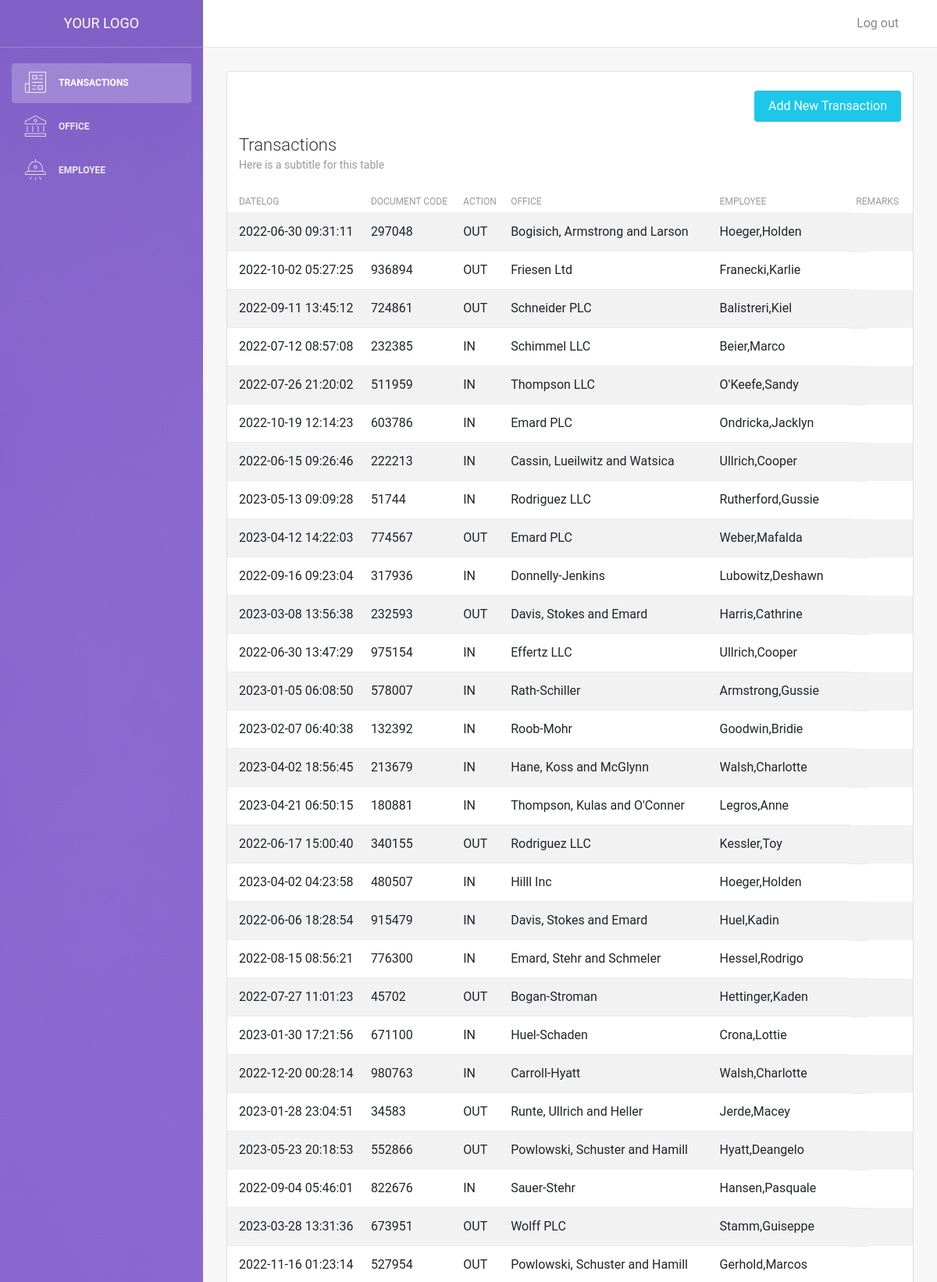
/transaction.php (upper part), run on the app's committed database.
### tables this page shows
CREATE TABLE `transaction` (
  `id` int(11) NOT NULL,
  `employee_id` int(11) DEFAULT NULL,
  `office_id` int(11) DEFAULT NULL,
  `datelog` datetime DEFAULT current_timestamp(),
  `action` enum('IN','OUT','COMPLETE') DEFAULT NULL,
  `remarks` varchar(100) DEFAULT NULL,
  `documentcode` varchar(45) NOT NULL
);

CREATE TABLE `office` (
  `id` int(11) NOT NULL,
  `name` varchar(45) NOT NULL,
  `contactnum` varchar(45) DEFAULT NULL,
  `email` varchar(45) DEFAULT NULL,
  `address` text DEFAULT NULL,
  `city` varchar(45) DEFAULT NULL,
  `country` varchar(45) DEFAULT NULL,
  `postal` int(11) DEFAULT NULL
);

### transaction.php (the view, shortened to what this page needs)
<!DOCTYPE html>
<html lang="en">
<head>
    <link rel="stylesheet" href="https://maxcdn.bootstrapcdn.com/font-awesome/latest/css/font-awesome.min.css" />
    <link href="assets/css/bootstrap.min.css" rel="stylesheet" />
    <link href="assets/css/light-bootstrap-dashboard.css?v=2.0.0 " rel="stylesheet" />
    <link href="assets/css/demo.css" rel="stylesheet" />
</head>
<body>
<?php
    require('config/db.php');
    $query = 'SELECT transaction.datelog, transaction.documentcode, transaction.action, office.name as office_name, CONCAT(employee.lastname, ",", employee.firstname) as employee_fullname FROM recordapp_db.employee, recordapp_db.office, recordapp_db.transaction
    WHERE transaction.employee_id = employee.id and transaction.office_id = office.id';
    $result = mysqli_query($conn, $query);
    $transactions = mysqli_fetch_all($result, MYSQLI_ASSOC);
?>
    <div class="wrapper">
        <div class="sidebar" data-image="../assets/img/sidebar-5.jpg">
            <div class="sidebar-wrapper">
            <?php include('includes/sidebar.php'); ?>
            </div>
        </div>
        <div class="main-panel">
        <?php include('includes/navbar.php'); ?>
            <div class="content">
                <div class="container-fluid">
                    <div class="row">
                        <div class="col-md-12">
                            <div class="card strpied-tabled-with-hover">
                            <br/>
                                <div class = "col-md-12">
                                    <a href="/transaction-add.php">
                                        <button type="submit" class="btn btn-info btn-fill pull-right">Add New Transaction</button>
                                    </a>
                                </div>
                                <div class="card-header ">
                                    <h4 class="card-title">Transactions</h4>
                                    <p class="card-category">Here is a subtitle for this table</p>
                                </div>
                                <div class="card-body table-full-width table-responsive">
                                    <table class="table table-hover table-striped">
                                        <thead>
                                            <th>Datelog</th>
                                            <th>Document Code</th>
                                            <th>Action</th>
                                            <th>Office</th>
                                            <th>Employee</th>
                                            <th>Remarks</th>
                                        </thead>
                                        <tbody>
                                            <?php foreach($transactions as $transaction) : ?>
                                            <tr>
                                                <td><?php echo $transaction['datelog']; ?></td>
                                                <td><?php echo $transaction['documentcode']; ?></td>
                                                <td><?php echo $transaction['action']; ?></td>
                                                <td><?php echo $transaction['office_name']; ?></td>
                                                <td><?php echo $transaction['employee_fullname']; ?></td>
                                                <td><?php echo $transaction['remarks']; ?></td>
                                            </tr>
                                            <?php endforeach ?>
                                        </tbody>
                                    </table>
                                </div>
                            </div>
                        </div>
                    </div>
                </div>
            </div>
        </div>
    </div>
</body>
</html>

### data on the page
transaction: datelog "2022-06-30 09:31:11", documentcode "297048", action "OUT", office.name "Bogisich, Armstrong and Larson", employee_fullname "Hoeger,Holden"
transaction: datelog "2022-10-02 05:27:25", documentcode "936894", action "OUT", office.name "Friesen Ltd", employee_fullname "Franecki,Karlie"
transaction: datelog "2022-09-11 13:45:12", documentcode "724861", action "OUT", office.name "Schneider PLC", employee_fullname "Balistreri,Kiel"
transaction: datelog "2022-07-12 08:57:08", documentcode "232385", action "IN", office.name "Schimmel LLC", employee_fullname "Beier,Marco"
transaction: datelog "2022-07-26 21:20:02", documentcode "511959", action "IN", office.name "Thompson LLC", employee_fullname "O'Keefe,Sandy"
transaction: datelog "2022-10-19 12:14:23", documentcode "603786", action "IN", office.name "Emard PLC", employee_fullname "Ondricka,Jacklyn"
transaction: datelog "2022-06-15 09:26:46", documentcode "222213", action "IN", office.name "Cassin, Lueilwitz and Watsica", employee_fullname "Ullrich,Cooper"
transaction: datelog "2023-05-13 09:09:28", documentcode "51744", action "IN", office.name "Rodriguez LLC", employee_fullname "Rutherford,Gussie"
transaction: datelog "2023-04-12 14:22:03", documentcode "774567", action "OUT", office.name "Emard PLC", employee_fullname "Weber,Mafalda"
transaction: datelog "2022-09-16 09:23:04", documentcode "317936", action "IN", office.name "Donnelly-Jenkins", employee_fullname "Lubowitz,Deshawn"
transaction: datelog "2023-03-08 13:56:38", documentcode "232593", action "OUT", office.name "Davis, Stokes and Emard", employee_fullname "Harris,Cathrine"
transaction: datelog "2022-06-30 13:47:29", documentcode "975154", action "IN", office.name "Effertz LLC", employee_fullname "Ullrich,Cooper"
transaction: datelog "2023-01-05 06:08:50", documentcode "578007", action "IN", office.name "Rath-Schiller", employee_fullname "Armstrong,Gussie"
transaction: datelog "2023-02-07 06:40:38", documentcode "132392", action "IN", office.name "Roob-Mohr", employee_fullname "Goodwin,Bridie"
transaction: datelog "2023-04-02 18:56:45", documentcode "213679", action "IN", office.name "Hane, Koss and McGlynn", employee_fullname "Walsh,Charlotte"
transaction: datelog "2023-04-21 06:50:15", documentcode "180881", action "IN", office.name "Thompson, Kulas and O'Conner", employee_fullname "Legros,Anne"
transaction: datelog "2022-06-17 15:00:40", documentcode "340155", action "OUT", office.name "Rodriguez LLC", employee_fullname "Kessler,Toy"
transaction: datelog "2023-04-02 04:23:58", documentcode "480507", action "IN", office.name "Hilll Inc", employee_fullname "Hoeger,Holden"
transaction: datelog "2022-06-06 18:28:54", documentcode "915479", action "IN", office.name "Davis, Stokes and Emard", employee_fullname "Huel,Kadin"
transaction: datelog "2022-08-15 08:56:21", documentcode "776300", action "IN", office.name "Emard, Stehr and Schmeler", employee_fullname "Hessel,Rodrigo"
transaction: datelog "2022-07-27 11:01:23", documentcode "45702", action "OUT", office.name "Bogan-Stroman", employee_fullname "Hettinger,Kaden"
transaction: datelog "2023-01-30 17:21:56", documentcode "671100", action "IN", office.name "Huel-Schaden", employee_fullname "Crona,Lottie"
transaction: datelog "2022-12-20 00:28:14", documentcode "980763", action "IN", office.name "Carroll-Hyatt", employee_fullname "Walsh,Charlotte"
transaction: datelog "2023-01-28 23:04:51", documentcode "34583", action "OUT", office.name "Runte, Ullrich and Heller", employee_fullname "Jerde,Macey"
transaction: datelog "2023-05-23 20:18:53", documentcode "552866", action "OUT", office.name "Powlowski, Schuster and Hamill", employee_fullname "Hyatt,Deangelo"
transaction: datelog "2022-09-04 05:46:01", documentcode "822676", action "IN", office.name "Sauer-Stehr", employee_fullname "Hansen,Pasquale"
transaction: datelog "2023-03-28 13:31:36", documentcode "673951", action "OUT", office.name "Wolff PLC", employee_fullname "Stamm,Guiseppe"
transaction: datelog "2022-11-16 01:23:14", documentcode "527954", action "OUT", office.name "Powlowski, Schuster and Hamill", employee_fullname "Gerhold,Marcos"
